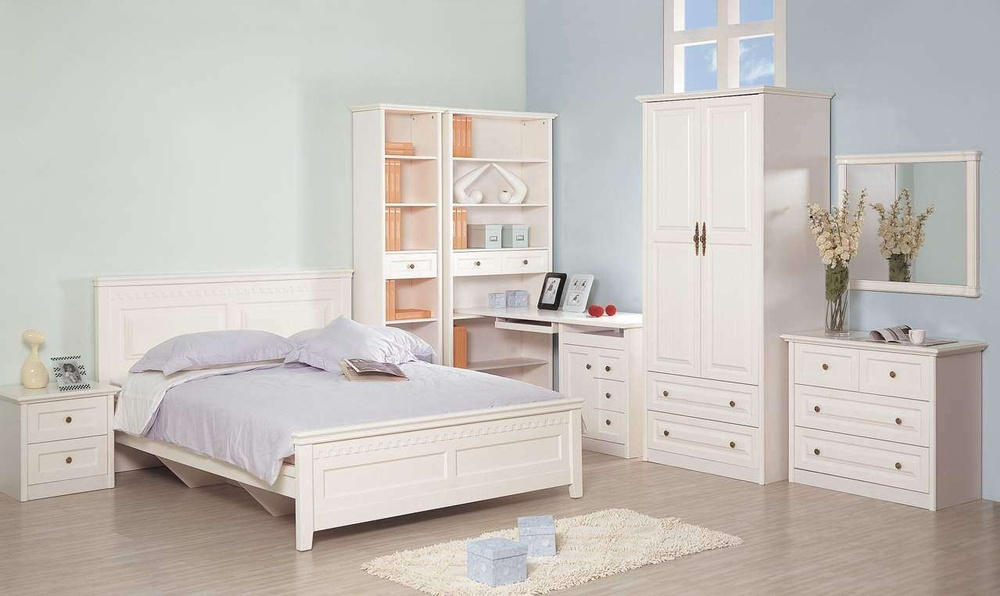
#> input picture pic/2.jpg, 1000 x 596 px, shrunk from 1279 x 762 before the run
$ python cornerdetect.py
#> lines starting #> are read from the running program, lines starting #| are printed output that depends on the picture
import cv2
import numpy as np
import matplotlib.pyplot as plt
# 角点检测


img = cv2.imread(r'./pic/2.jpg')
#> img is the input picture: shape (596, 1000, 3); mean B, G, R 188.6, 193.5, 198.6
img = cv2.cvtColor(img, cv2.COLOR_BGR2RGB)
img_gray = cv2.cvtColor(img, cv2.COLOR_RGB2GRAY)
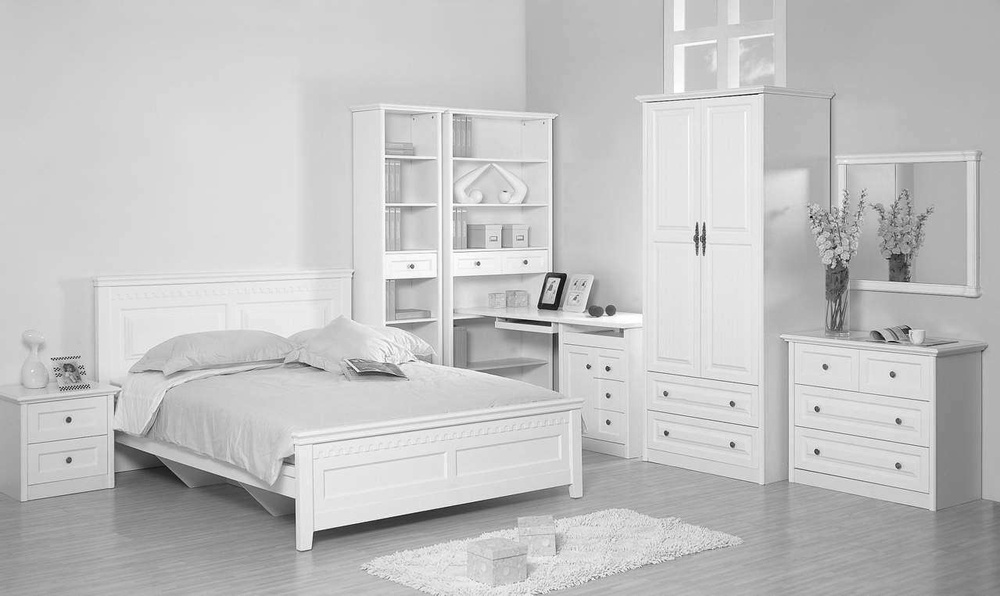
#> img_gray: shape (596, 1000); min 3, max 255, mean 194.5

'''
# (1)
# Harris corner detection
dst = cv2.cornerHarris(img_gray, blockSize = 2, ksize = 3, k = .04)

img_2 = img.copy()
img_2[dst>0.01*dst.max()]=[255,0,0]
# Plot the image
plt.figure(figsize = (20, 20))
plt.subplot(1, 2, 1)
plt.imshow(img)
plt.axis('off')
plt.subplot(1, 2, 2)
plt.imshow(img_2)
plt.axis('off')
plt.show()
'''


# (2)
corners = cv2.goodFeaturesToTrack(img_gray, maxCorners = 50,
                                  qualityLevel = 0.01,
                                  minDistance = 10)
#> corners = 50 rows, first 8: [811, 217], [559, 279], [550, 325], [909, 330], [665, 431], [114, 430], [478, 262], [557, 333]
corners = np.int0(corners)
# Spot the detected corners
img_2 = img.copy()
for i in corners:
    x,y = i.ravel()
    cv2.circle(img_2, center = (x, y),
               radius = 5, color = 255, thickness = -1)
#> this loop made 50 passes
#> (x, y) on passes 1 to 12: (811, 217), (559, 279), (550, 325), (909, 330), (665, 431), (114, 430), (478, 262), (557, 333), (607, 420), (453, 114), (845, 260), (454, 320)
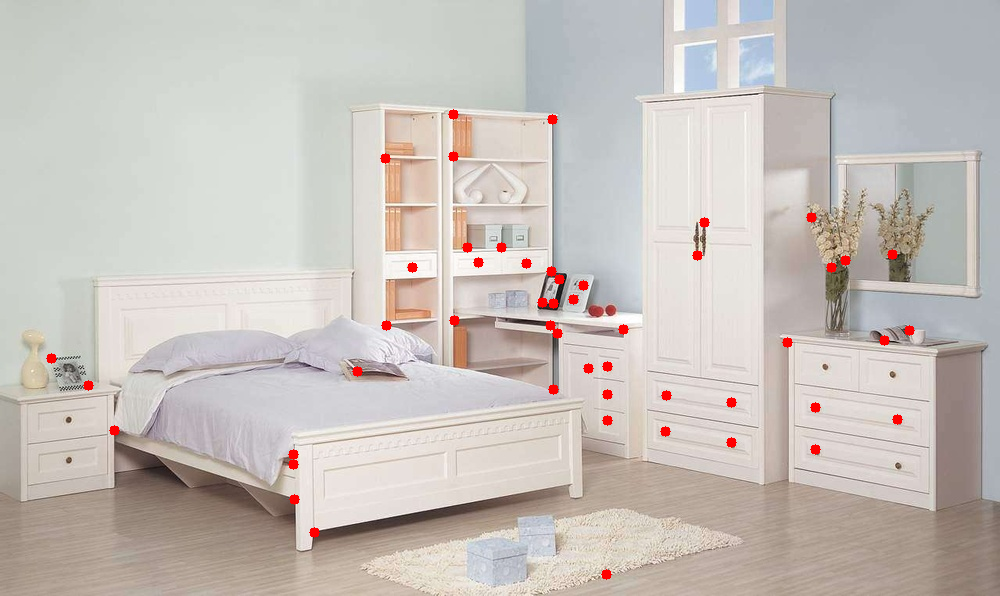
#> img_2: shape (596, 1000, 3); mean R, G, B 199.1, 192.4, 187.5
# Plot the image
plt.figure(figsize = (20, 20))
plt.subplot(1, 2, 1)
plt.imshow(img)
plt.axis('off')
plt.subplot(1, 2, 2)
plt.imshow(img_2)
plt.axis('off')
plt.show()
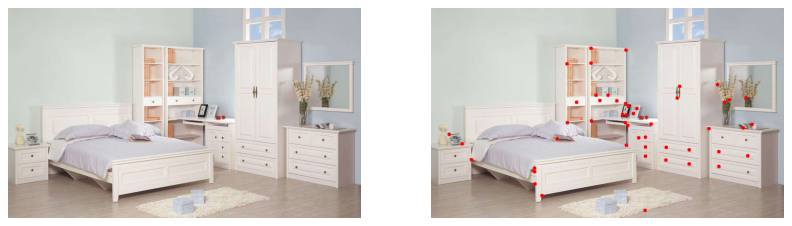
#> figure drawn by matplotlib, 2 panels

$ run again, with pic/1.jpg copied over pic/2.jpg
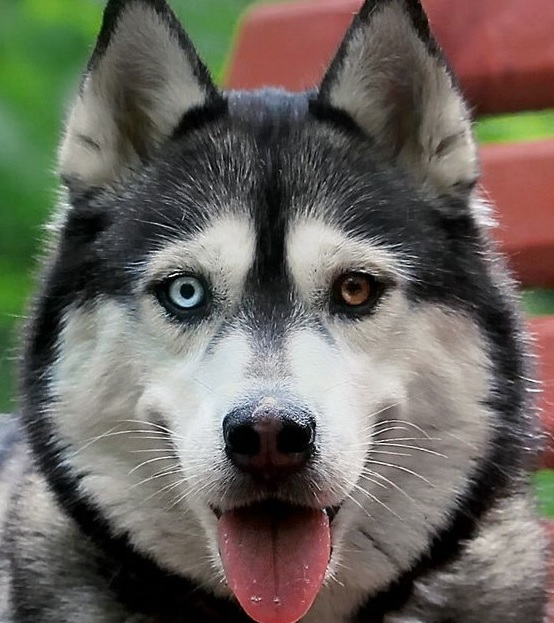
#> input picture pic/1.jpg, 554 x 623 px
#> img is the input picture: shape (623, 554, 3); mean B, G, R 93.6, 101.2, 106.4
#> corners = 50 rows, first 8: [296, 421], [252, 415], [324, 509], [314, 452], [364, 466], [312, 418], [166, 313], [226, 458]
#> the loop `for i in corners:` made 50 passes
#> after the loop `for i in corners:`:
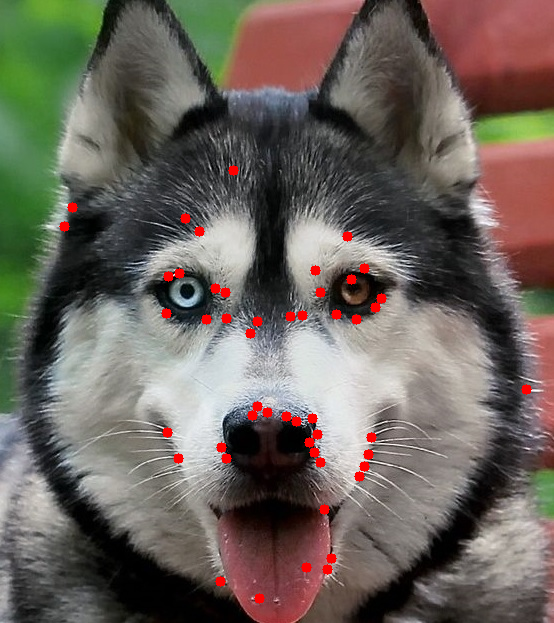
#> img_2: shape (623, 554, 3); mean R, G, B 108, 99.9, 92.3
#> `plt.show()`:
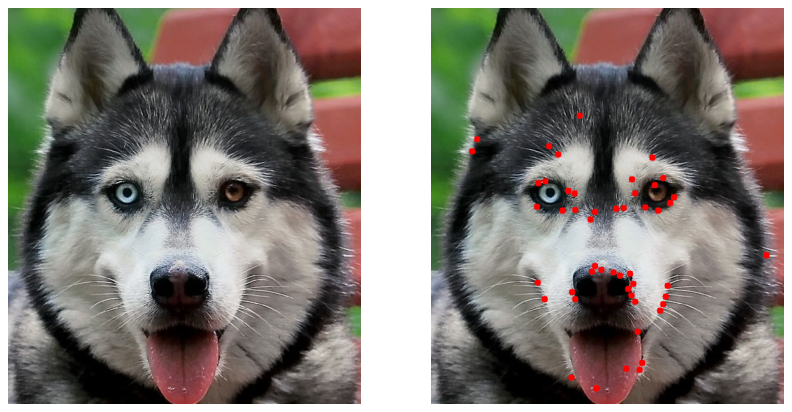
#> figure drawn by matplotlib, 2 panels
